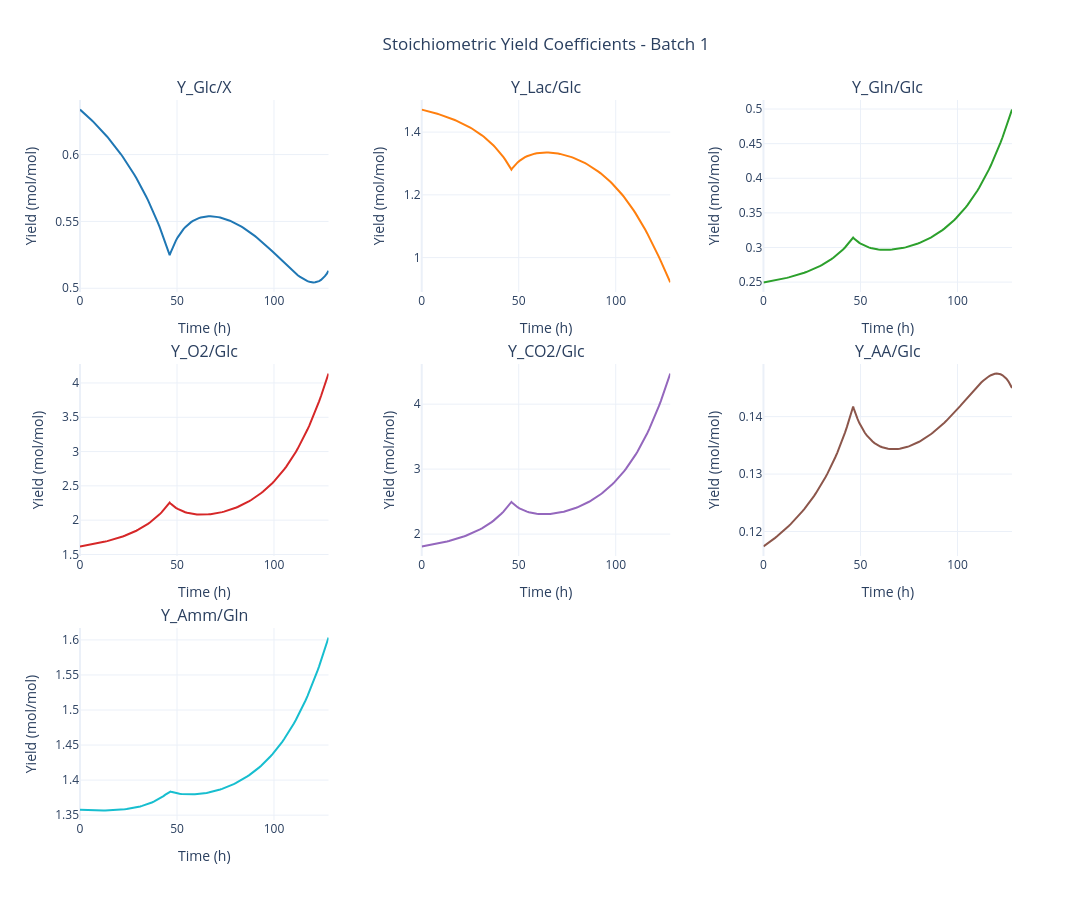

Write notebook code for a chart like this one.
### Code cell
# Stoichiometric yield coefficients (Y_X/Glc, Y_Lac/Glc, Y_O2/Glc, etc.)
fig = data.plot_stoichiometric_yields(batch_number=BATCH_NUMBER)
fig.show()

### Figure 1 — Plotly figure (JSON) as saved in the notebook; plotly's stock layout.template omitted (floating-point values rounded to 4 significant figures; data arrays with more than 128 entries replaced by an {"elided": "..."} marker saying what was removed)
{"data": [{"line": {"color": "#1F77B4", "width": 2}, "mode": "lines", "name": "Y_Glc/X", "type": "scatter", "x": {"elided": "145 float values"}, "xaxis": "x", "y": {"elided": "145 float values"}, "yaxis": "y"}, {"line": {"color": "#FF7F0E", "width": 2}, "mode": "lines", "name": "Y_Lac/Glc", "type": "scatter", "x": {"elided": "145 float values"}, "xaxis": "x2", "y": {"elided": "145 float values"}, "yaxis": "y2"}, {"line": {"color": "#2CA02C", "width": 2}, "mode": "lines", "name": "Y_Gln/Glc", "type": "scatter", "x": {"elided": "145 float values"}, "xaxis": "x3", "y": {"elided": "145 float values"}, "yaxis": "y3"}, {"line": {"color": "#D62728", "width": 2}, "mode": "lines", "name": "Y_O2/Glc", "type": "scatter", "x": {"elided": "145 float values"}, "xaxis": "x4", "y": {"elided": "145 float values"}, "yaxis": "y4"}, {"line": {"color": "#9467BD", "width": 2}, "mode": "lines", "name": "Y_CO2/Glc", "type": "scatter", "x": {"elided": "145 float values"}, "xaxis": "x5", "y": {"elided": "145 float values"}, "yaxis": "y5"}, {"line": {"color": "#8C564B", "width": 2}, "mode": "lines", "name": "Y_AA/Glc", "type": "scatter", "x": {"elided": "145 float values"}, "xaxis": "x6", "y": {"elided": "145 float values"}, "yaxis": "y6"}, {"line": {"color": "#17BECF", "width": 2}, "mode": "lines", "name": "Y_Amm/Gln", "type": "scatter", "x": {"elided": "145 float values"}, "xaxis": "x7", "y": {"elided": "145 float values"}, "yaxis": "y7"}], "layout": {"annotations": [{"font": {"size": 16}, "showarrow": false, "text": "Y_Glc/X", "x": 0.1333, "xanchor": "center", "xref": "paper", "y": 1, "yanchor": "bottom", "yref": "paper"}, {"font": {"size": 16}, "showarrow": false, "text": "Y_Lac/Glc", "x": 0.5, "xanchor": "center", "xref": "paper", "y": 1, "yanchor": "bottom", "yref": "paper"}, {"font": {"size": 16}, "showarrow": false, "text": "Y_Gln/Glc", "x": 0.8667, "xanchor": "center", "xref": "paper", "y": 1, "yanchor": "bottom", "yref": "paper"}, {"font": {"size": 16}, "showarrow": false, "text": "Y_O2/Glc", "x": 0.1333, "xanchor": "center", "xref": "paper", "y": 0.6333, "yanchor": "bottom", "yref": "paper"}, {"font": {"size": 16}, "showarrow": false, "text": "Y_CO2/Glc", "x": 0.5, "xanchor": "center", "xref": "paper", "y": 0.6333, "yanchor": "bottom", "yref": "paper"}, {"font": {"size": 16}, "showarrow": false, "text": "Y_AA/Glc", "x": 0.8667, "xanchor": "center", "xref": "paper", "y": 0.6333, "yanchor": "bottom", "yref": "paper"}, {"font": {"size": 16}, "showarrow": false, "text": "Y_Amm/Gln", "x": 0.1333, "xanchor": "center", "xref": "paper", "y": 0.2667, "yanchor": "bottom", "yref": "paper"}], "height": 900, "hovermode": "x unified", "showlegend": false, "title": {"text": "Stoichiometric Yield Coefficients - Batch 1", "x": 0.5}, "width": 1300, "xaxis": {"anchor": "y", "domain": [0, 0.2667], "title": {"text": "Time (h)"}}, "xaxis2": {"anchor": "y2", "domain": [0.3667, 0.6333], "title": {"text": "Time (h)"}}, "xaxis3": {"anchor": "y3", "domain": [0.7333, 1], "title": {"text": "Time (h)"}}, "xaxis4": {"anchor": "y4", "domain": [0, 0.2667], "title": {"text": "Time (h)"}}, "xaxis5": {"anchor": "y5", "domain": [0.3667, 0.6333], "title": {"text": "Time (h)"}}, "xaxis6": {"anchor": "y6", "domain": [0.7333, 1], "title": {"text": "Time (h)"}}, "xaxis7": {"anchor": "y7", "domain": [0, 0.2667], "title": {"text": "Time (h)"}}, "xaxis8": {"anchor": "y8", "domain": [0.3667, 0.6333]}, "xaxis9": {"anchor": "y9", "domain": [0.7333, 1]}, "yaxis": {"anchor": "x", "domain": [0.7333, 1], "title": {"text": "Yield (mol/mol)"}}, "yaxis2": {"anchor": "x2", "domain": [0.7333, 1], "title": {"text": "Yield (mol/mol)"}}, "yaxis3": {"anchor": "x3", "domain": [0.7333, 1], "title": {"text": "Yield (mol/mol)"}}, "yaxis4": {"anchor": "x4", "domain": [0.3667, 0.6333], "title": {"text": "Yield (mol/mol)"}}, "yaxis5": {"anchor": "x5", "domain": [0.3667, 0.6333], "title": {"text": "Yield (mol/mol)"}}, "yaxis6": {"anchor": "x6", "domain": [0.3667, 0.6333], "title": {"text": "Yield (mol/mol)"}}, "yaxis7": {"anchor": "x7", "domain": [0, 0.2667], "title": {"text": "Yield (mol/mol)"}}, "yaxis8": {"anchor": "x8", "domain": [0, 0.2667]}, "yaxis9": {"anchor": "x9", "domain": [0, 0.2667]}}}
